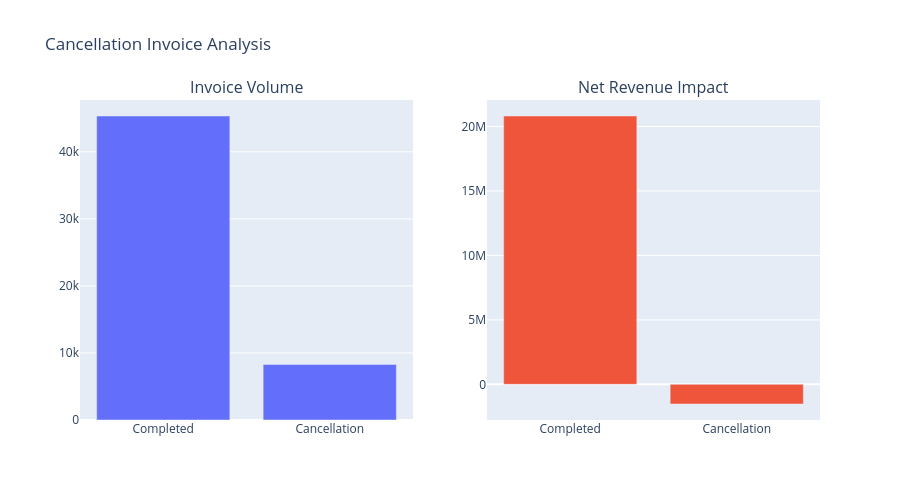

The code cell stored with this chart in its notebook:
### Markdown cell above
**Business insight:** Duplicate rows can inflate revenue and product demand if they are not handled before aggregation. Even when duplicates are relatively small, they should be reviewed at the transaction level because they can distort top-product and customer-frequency KPIs.

### Code cell
cancellation_summary = raw_df.groupby('IsCancellation').agg(
    Invoices=('InvoiceNo', 'nunique'),
    Rows=('InvoiceNo', 'size'),
    NetRevenue=('TransactionValue', 'sum')
).reset_index()
cancellation_summary['IsCancellation'] = cancellation_summary['IsCancellation'].map({False: 'Completed', True: 'Cancellation'})
display(cancellation_summary)

fig = make_subplots(rows=1, cols=2, subplot_titles=('Invoice Volume', 'Net Revenue Impact'))
fig.add_trace(go.Bar(x=cancellation_summary['IsCancellation'], y=cancellation_summary['Invoices'], name='Invoices'), row=1, col=1)
fig.add_trace(go.Bar(x=cancellation_summary['IsCancellation'], y=cancellation_summary['NetRevenue'], name='Net Revenue'), row=1, col=2)
fig.update_layout(title='Cancellation Invoice Analysis', height=500, showlegend=False)
fig.show()

### Figure 1 — Plotly figure (JSON) as saved in the notebook; plotly's stock layout.template omitted (floating-point values rounded to 4 significant figures)
{"data": [{"name": "Invoices", "type": "bar", "x": ["Completed", "Cancellation"], "xaxis": "x", "y": [45336, 8292], "yaxis": "y"}, {"name": "Net Revenue", "type": "bar", "x": ["Completed", "Cancellation"], "xaxis": "x2", "y": [20810000.0, -1527000.0], "yaxis": "y2"}], "layout": {"annotations": [{"font": {"size": 16}, "showarrow": false, "text": "Invoice Volume", "x": 0.225, "xanchor": "center", "xref": "paper", "y": 1, "yanchor": "bottom", "yref": "paper"}, {"font": {"size": 16}, "showarrow": false, "text": "Net Revenue Impact", "x": 0.775, "xanchor": "center", "xref": "paper", "y": 1, "yanchor": "bottom", "yref": "paper"}], "height": 500, "showlegend": false, "title": {"text": "Cancellation Invoice Analysis"}, "xaxis": {"anchor": "y", "domain": [0, 0.45]}, "xaxis2": {"anchor": "y2", "domain": [0.55, 1]}, "yaxis": {"anchor": "x", "domain": [0, 1]}, "yaxis2": {"anchor": "x2", "domain": [0, 1]}}}
